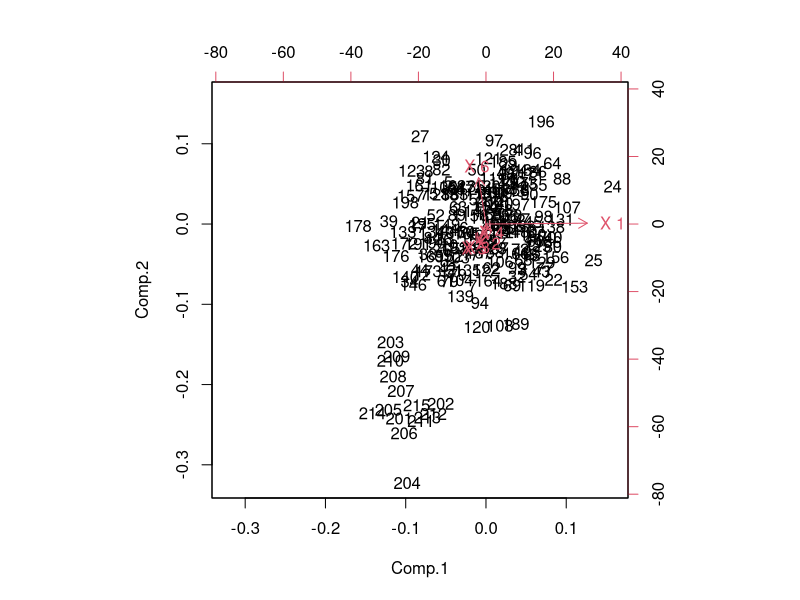
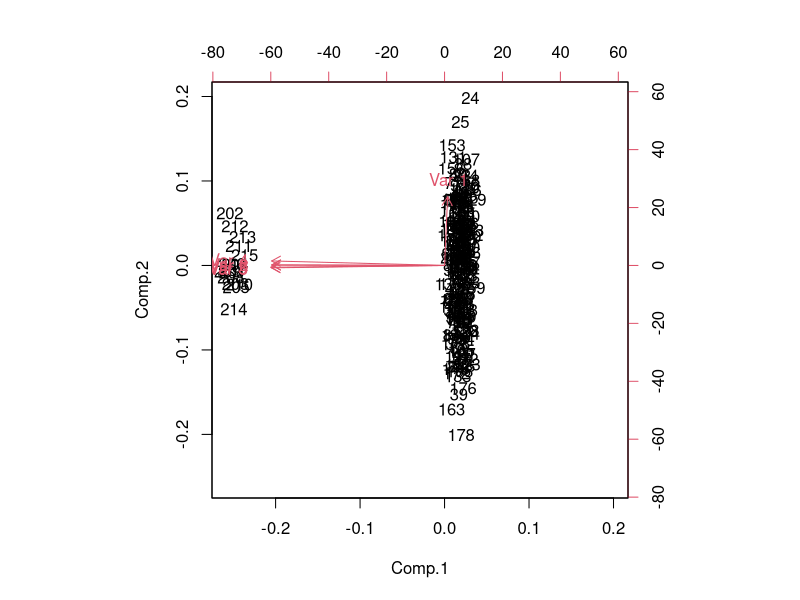
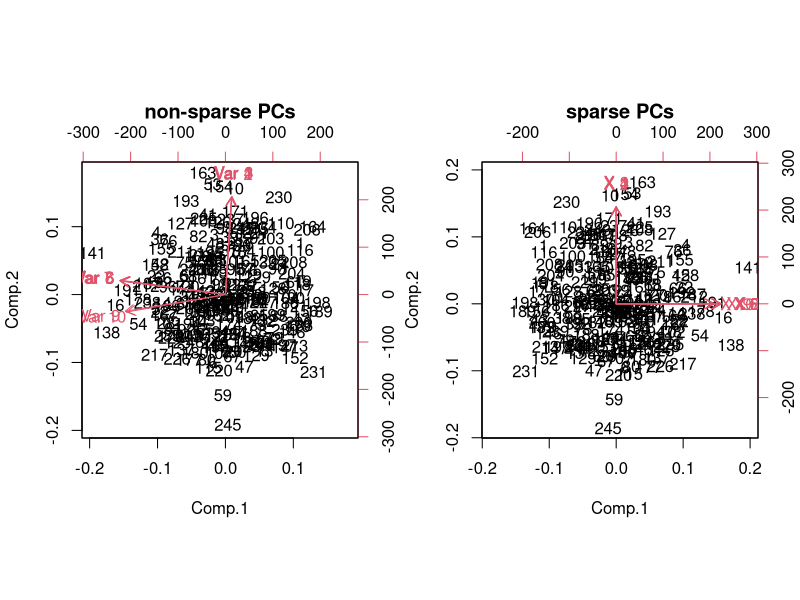
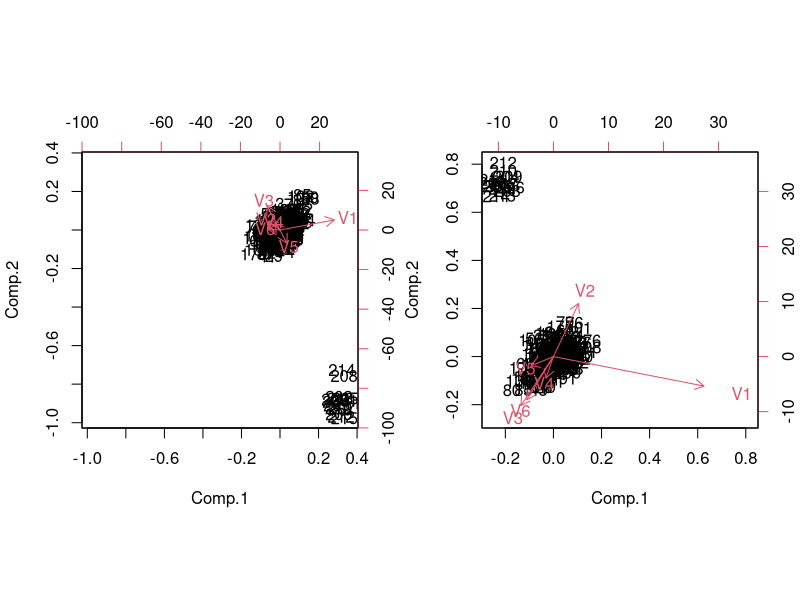
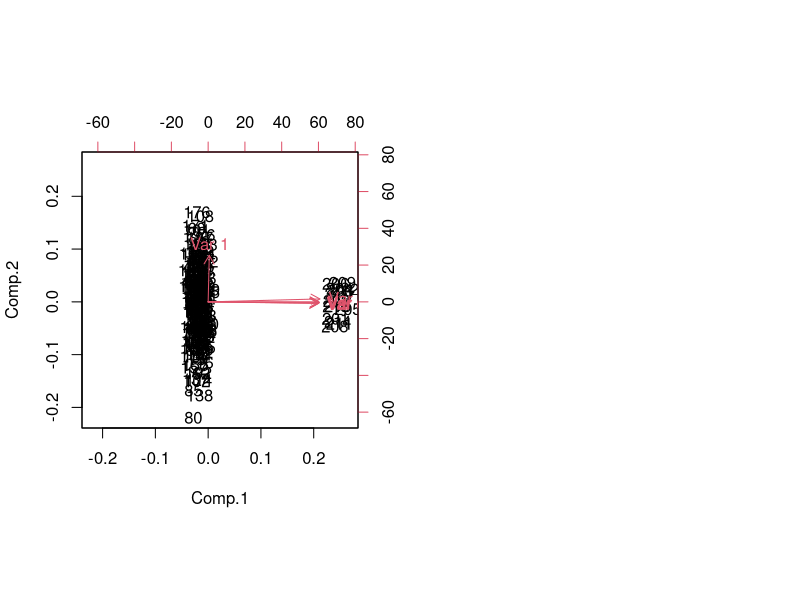
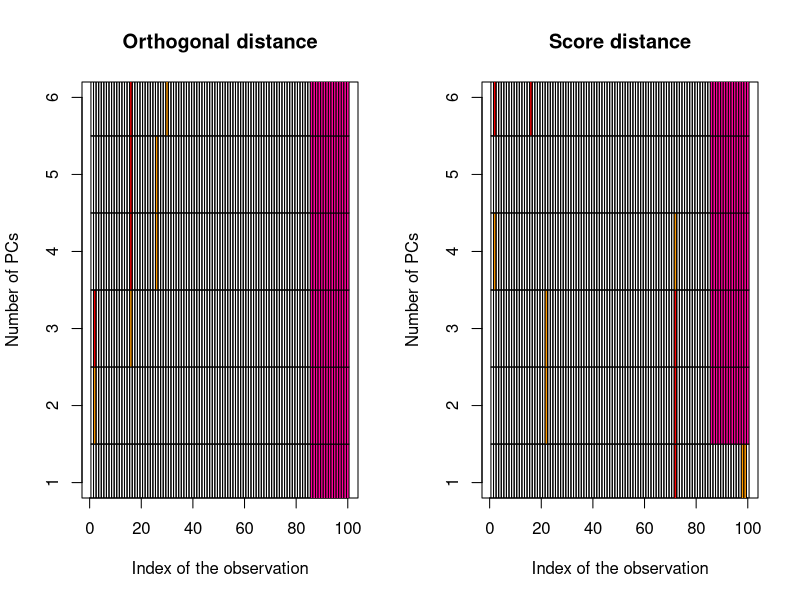
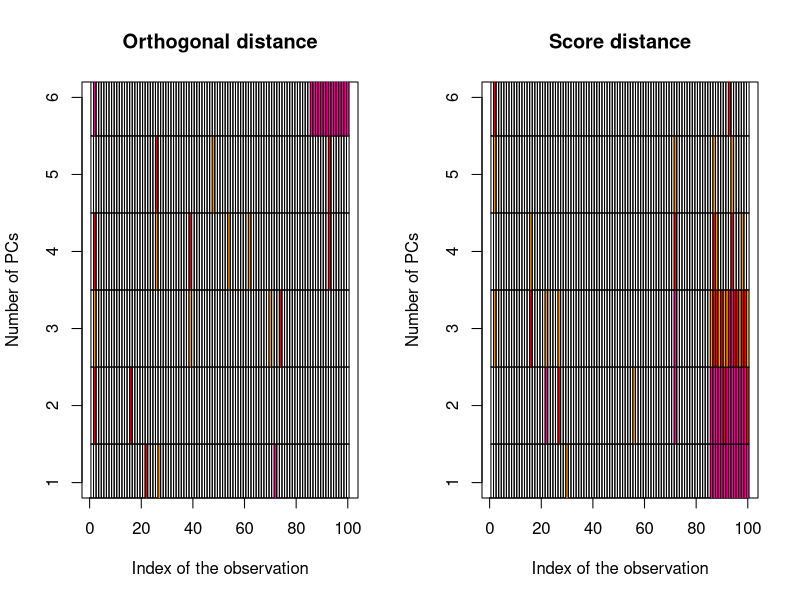
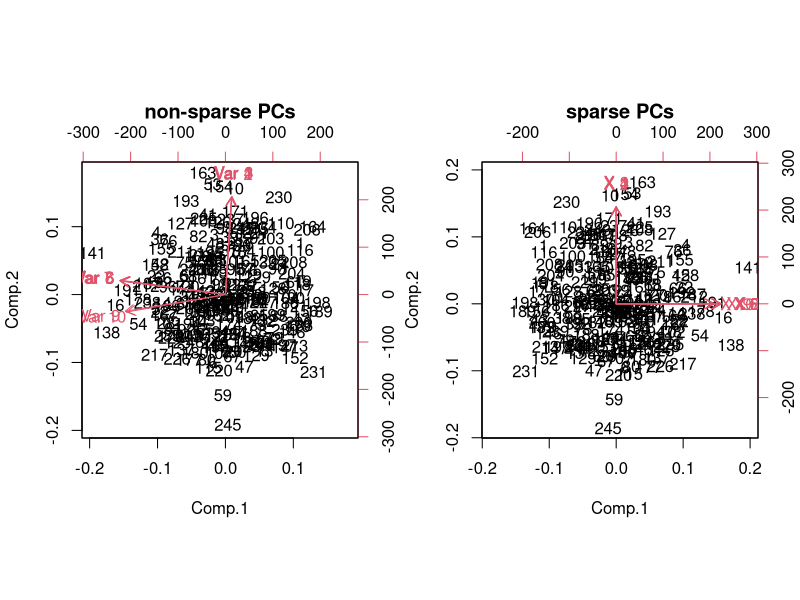

Source code (R) for these figures, in order:
library(pcaPP)
test_1 <- function() {
      # multivariate data with outliers
      library(mvtnorm)
      x <- rbind(rmvnorm(200, rep(0, 6), diag(c(5, rep(1,5)))),
                 rmvnorm( 15, c(0, rep(20, 5)), diag(rep(1, 6))))
      # Here we calculate the principal components with PCAgrid
      pc <- PCAgrid(x)
      # we could draw a biplot too:
      biplot(pc)
      # now we want to compare the results with the non-robust principal components
      pc <- princomp(x)
      # again, a biplot for comparison:
      biplot(pc)

      ##  Sparse loadings
      set.seed (0)
      x <- data.Zou ()

                       ##  applying PCA
      pc <-  princomp (x)
                       ##  the corresponding non-sparse loadings
      unclass (pc$load[,1:3])
      pc$sdev[1:3]

                       ##  lambda as calculated in the opt.TPO - example
      lambda <- c (0.23, 0.34, 0.005)
                       ##  applying sparse PCA
      spc <- sPCAgrid (x, k = 3, lambda = lambda, method = "sd")
      unclass (spc$load)
      spc$sdev[1:3]

                       ## comparing the non-sparse and sparse biplot
      par (mfrow = 1:2)
      biplot (pc, main = "non-sparse PCs")
      biplot (spc, main = "sparse PCs")
}

test_2 <- function() {
      # multivariate data with outliers
      library(mvtnorm)
      x <- rbind(rmvnorm(200, rep(0, 6), diag(c(5, rep(1,5)))),
                 rmvnorm( 15, c(0, rep(20, 5)), diag(rep(1, 6))))
      # Here we calculate the principal components with PCAgrid
      pc <- PCAproj(x, 6)
      # we could draw a biplot too:
      biplot(pc)

      # we could use another calculation method and another objective function, and 
      # maybe only calculate the first three principal components:
      pc <- PCAproj(x, 3, "qn", "sphere")
      biplot(pc)

      # now we want to compare the results with the non-robust principal components
      pc <- princomp(x)
      # again, a biplot for comparision:
      biplot(pc)
}

test_3 <- function() {
      # multivariate data with outliers
      library(mvtnorm)
      x <- rbind(rmvnorm(85, rep(0, 6), diag(c(5, rep(1,5)))),
                 rmvnorm( 15, c(0, rep(20, 5)), diag(rep(1, 6))))
      # Here we calculate the principal components with PCAgrid
      pcrob <- PCAgrid(x, k=6)
      resrob <- PCdiagplot(x,pcrob,plotbw=FALSE)

      # compare with classical method:
      pcclass <- PCAgrid(x, k=6, method="sd")
      resclass <- PCdiagplot(x,pcclass,plotbw=FALSE)
}

test_4 <- function() {
      x <- rnorm(100, 10, 5)
      x <- ScaleAdv(x)$x

      # can be used with multivariate data too
      library(mvtnorm)
      x <- rmvnorm(100, 3:7, diag((7:3)^2))
      res <- ScaleAdv(x, center = l1median, scale = mad)
      res

      # instead of using an estimator, you could specify the center and scale yourself too
      x <- rmvnorm(100, 3:7, diag((7:3)^2))
      res <- ScaleAdv(x, 3:7, 7:3)
      res
}

test_5 <- function() {

      set.seed (100)		## creating test data
      n <- 1000
      x <- rnorm (n)
      y <- x+  rnorm (n)

      tim <- proc.time ()[1]	## applying cor.fk
      cor.fk (x, y)
      cat ("cor.fk runtime [s]:", proc.time ()[1] - tim, "(n =", length (x), ")\n")

      tim <- proc.time ()[1]	## applying cor (standard R implementation)
      cor (x, y, method = "kendall")
      cat ("cor runtime [s]:", proc.time ()[1] - tim, "(n =", length (x), ")\n")

    		##	applying cor and cor.fk on data containing				

      Xt <- cbind (c (x, as.integer (x)), c (y, as.integer (y)))

      tim <- proc.time ()[1]	## applying cor.fk
      cor.fk (Xt)
      cat ("cor.fk runtime [s]:", proc.time ()[1] - tim, "(n =", nrow (Xt), ")\n")

      tim <- proc.time ()[1]	## applying cor (standard R implementation)
      cor (Xt, method = "kendall")
      cat ("cor runtime [s]:", proc.time ()[1] - tim, "(n =", nrow (Xt), ")\n")
}

test_6 <- function() {
      # multivariate data with outliers
      library(mvtnorm)
      x <- rbind(rmvnorm(200, rep(0, 6), diag(c(5, rep(1,5)))),
                 rmvnorm( 15, c(0, rep(20, 5)), diag(rep(1, 6))))
      pc <- princomp(x)
      covPC(pc, k=2)
}

test_7 <- function() {
      # multivariate data with outliers
      library(mvtnorm)
      x <- rbind(rmvnorm(200, rep(0, 6), diag(c(5, rep(1,5)))),
                 rmvnorm( 15, c(0, rep(20, 5)), diag(rep(1, 6))))
      covPCAproj(x)
      # compare with classical covariance matrix:
      cov(x)
}

test_8 <- function() {
                       ##  data generation
      set.seed (0)
      x <- data.Zou ()

                       ##  applying PCA
      pc <-  princomp (x)
                       ##  the corresponding non-sparse loadings
      unclass (pc$load[,1:3])
      pc$sdev[1:3]

                       ##  lambda as calculated in the opt.TPO - example
      lambda <- c (0.23, 0.34, 0.005)
                       ##  applying sparse PCA
      spc <- sPCAgrid (x, k = 3, lambda = lambda, method = "sd")
      unclass (spc$load)
      spc$sdev[1:3]

                       ## comparing the non-sparse and sparse biplot
      par (mfrow = 1:2)
      biplot (pc, main = "non-sparse PCs")
      biplot (spc, main = "sparse PCs")
}

test_9 <- function() {
      l1median(rnorm(100), trace = -1) # this returns the median of the sample

      # multivariate data with outliers
      library(mvtnorm)
      x <- rbind(rmvnorm(200, rep(0, 4), diag(c(1, 1, 2, 2))), 
                 rmvnorm( 50, rep(3, 4), diag(rep(2, 4))))
      l1median(x, trace = -1)
      # compare with coordinate-wise median:
      apply(x,2,median)
}

test_10 <- function() {

      # multivariate data with outliers
      library(mvtnorm)
      x <- rbind(rmvnorm(200, rep(0, 4), diag(c(1, 1, 2, 2))), 
                 rmvnorm( 50, rep(3, 4), diag(rep(2, 4))))

      l1median_NM (x)$par
      l1median_CG (x)$par
      l1median_BFGS (x)$par
      l1median_NLM (x)$par
      l1median_HoCr (x)$par
      l1median_VaZh (x)$par

      # compare with coordinate-wise median:
      apply(x,2,median)
}

test_11 <- function() {

      set.seed (0)
                          ##  generate test data
      x <- data.Zou (n = 250)

      k.max <- 3          ##  max number of considered sparse PCs

                          ##  arguments for the sPCAgrid algorithm
      maxiter <- 25       ##    the maximum number of iterations
      method <- "sd"      ##    using classical estimations

                          ##  Optimizing the TPO criterion
      oTPO <- opt.TPO (x, k.max = k.max, method = method, maxiter = maxiter)

                          ##  Optimizing the BIC criterion
      oBIC <- opt.BIC (x, k.max = k.max, method = method, maxiter = maxiter)

              ##  Objective function vs. lambda
      par (mfrow = c (2, k.max))
      for (i in 1:k.max)        objplot (oTPO, k = i)
      for (i in 1:k.max)        objplot (oBIC, k = i)
}

test_12 <- function() {

      set.seed (0)
                          ##  generate test data
      x <- data.Zou (n = 250)

      k.max <- 3          ##  max number of considered sparse PCs

                          ##  arguments for the sPCAgrid algorithm
      maxiter <- 25       ##    the maximum number of iterations
      method <- "sd"      ##    using classical estimations

                          ##  Optimizing the TPO criterion
      oTPO <- opt.TPO (x, k.max = k.max, method = method, maxiter = maxiter)

      oTPO$pc             ##  the model selected by opt.TPO
      oTPO$pc$load        ##  and the according sparse loadings.

                          ##  Optimizing the BIC criterion
      oBIC <- opt.BIC (x, k.max = k.max, method = method, maxiter = maxiter)

      oBIC$pc[[1]]        ##  the first model selected by opt.BIC (k = 1)

              ##  Tradeoff Curves: Explained Variance vs. sparseness
      par (mfrow = c (2, k.max))
      for (i in 1:k.max)        plot (oTPO, k = i)
      for (i in 1:k.max)        plot (oBIC, k = i)

              ##  Tradeoff Curves: Explained Variance vs. lambda
      par (mfrow = c (2, k.max))
      for (i in 1:k.max)        plot (oTPO, k = i, f.x = "lambda")
      for (i in 1:k.max)        plot (oBIC, k = i, f.x = "lambda")

              ##  Objective function vs. lambda
      par (mfrow = c (2, k.max))
      for (i in 1:k.max)        objplot (oTPO, k = i)
      for (i in 1:k.max)        objplot (oBIC, k = i)
}

test_13 <- function() {

      set.seed (0)
                          ##  generate test data
      x <- data.Zou (n = 250)

      k.max <- 3          ##  max number of considered sparse PCs

                          ##  arguments for the sPCAgrid algorithm
      maxiter <- 25       ##    the maximum number of iterations
      method <- "sd"      ##    using classical estimations

                          ##  Optimizing the TPO criterion
      oTPO <- opt.TPO (x, k.max = k.max, method = method, maxiter = maxiter)

                          ##  Optimizing the BIC criterion
      oBIC <- opt.BIC (x, k.max = k.max, method = method, maxiter = maxiter)

              ##  Tradeoff Curves: Explained Variance vs. sparseness
      par (mfrow = c (2, k.max))
      for (i in 1:k.max)        plot (oTPO, k = i)
      for (i in 1:k.max)        plot (oBIC, k = i)

              ##  Explained Variance vs. lambda
      par (mfrow = c (2, k.max))
      for (i in 1:k.max)        plot (oTPO, k = i, f.x = "lambda")
      for (i in 1:k.max)        plot (oBIC, k = i, f.x = "lambda")
}

test_14 <- function() {
      # multivariate data with outliers
      library(mvtnorm)
      x <- rbind(rmvnorm(200, rep(0, 6), diag(c(5, rep(1,5)))),
                 rmvnorm( 15, c(0, rep(20, 5)), diag(rep(1, 6))))
      plotcov(covPCAproj(x),covPCAgrid(x))
}

test_15 <- function() {
      # data with outliers
      x <- c(rnorm(100), rnorm(10, 10))
      qn(x)
}

cat("Running test_1\n")
test_1()

cat("Running test_2\n")
test_2()

cat("Running test_3\n")
test_3()

cat("Running test_4\n")
test_4()

cat("Running test_5\n")
test_5()

cat("Running test_6\n")
test_6()

cat("Running test_7\n")
test_7()

cat("Running test_8\n")
test_8()

cat("Running test_9\n")
test_9()

cat("Running test_10\n")
test_10()

cat("Running test_11\n")
test_11()

cat("Running test_12\n")
test_12()

cat("Running test_13\n")
test_13()

cat("Running test_14\n")
test_14()

cat("Running test_15\n")
test_15()
